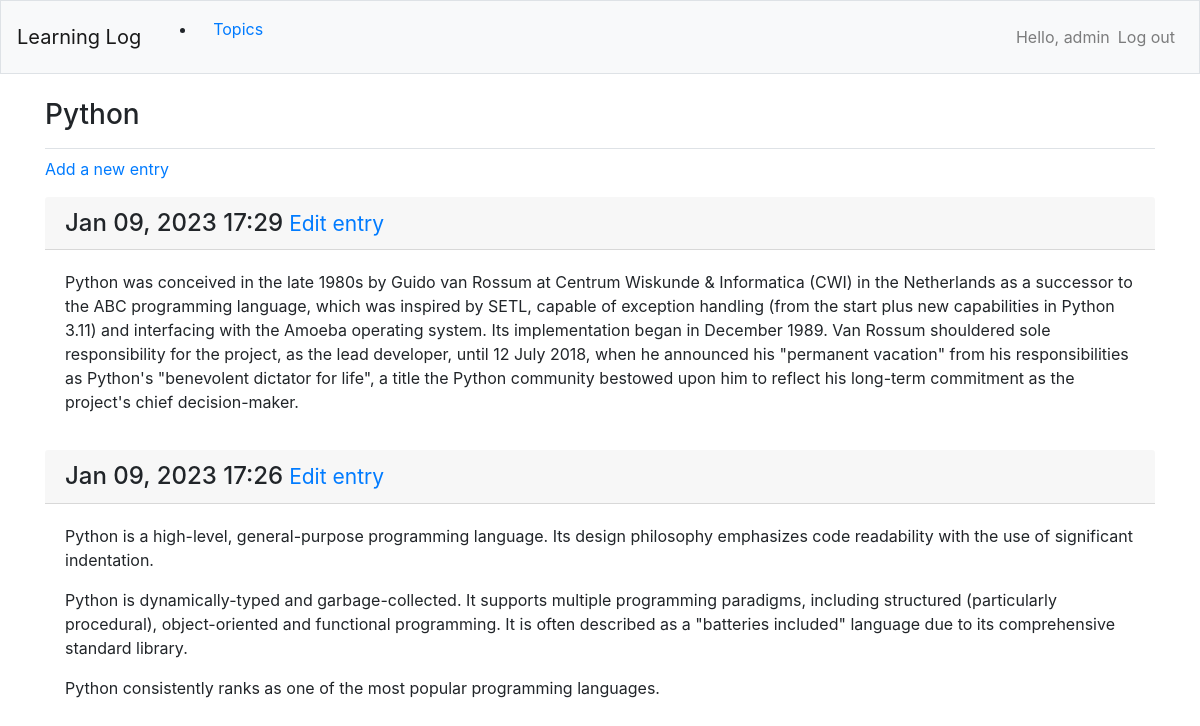
The page /topics/1/ (signed in) on the database its author committed.
### learning_logs/models.py (models this page shows, shortened)
class Topic(models.Model):
    text = models.CharField(max_length=400)
    date_added = models.DateTimeField(auto_now_add=True)
    owner = models.ForeignKey(User, on_delete=models.CASCADE)
    def __str__(self):
        return self.text

class Entry(models.Model):
    topic = models.ForeignKey(Topic, on_delete=models.CASCADE)
    text = models.TextField()
    date_added = models.DateTimeField(auto_now_add=True)
    class Meta:
        verbose_name_plural = 'entries'

### learning_logs/views.py (the view)
# urls.py: path('topics/<int:topic_id>/', views.topic, name='topic'),
@login_required()
def topic(request, topic_id):
    topic = Topic.objects.get(id=topic_id)
    if topic.owner != request.user:
        raise Http404
    entries = topic.entry_set.order_by('-date_added')
    context = {'topic': topic, 'entries': entries}
    return render(request, 'learning_logs/topic.html', context)

### learning_logs/templates/learning_logs/topic.html
{% extends "learning_logs/base.html" %}
{% block page_header %}
	<h3>{{ topic }}</h3>
{% endblock page_header %}
{% block content %}
<p>
	<a href = "{% url 'learning_logs:new_entry' topic.id %}">Add a new entry</a>
</p>
{% for entry in entries %}
	<div>
		<h4 class="card-header">{{ entry.date_added|date:'M d, Y H:i' }}<small><a href="{% url 'learning_logs:edit_entry' entry.id %}"> Edit entry</a></small></h4>
		<div class="card-body">{{ entry.text|linebreaks }}</div>
	</div>
{% empty %}
	<p>No entries for this topic have been added yet.</p>
{% endfor %}
{% endblock content %}

### learning_logs/templates/learning_logs/base.html (shortened to what this page needs)
{% load bootstrap4 %}
<!doctype html>
<html lang="en">
<head>
{% bootstrap_css %}
</head>
<body>
	<nav class="navbar navbar-expand-md navbar-light bg-light mb-4 border">
		<a class="navbar-brand" href="{% url 'learning_logs:index' %}">Learning Log</a>
	<div class="collapse navbar-collapse" id="navbarCollapse">
		<ul>
			<li class="nav-item">
				<a class="nav-link" href="{% url 'learning_logs:topics' %}">Topics</a>
			</li>
		</ul>
		<ul class="navbar-nav ml-auto">
			{% if user.is_authenticated %}
				<li class="nav-item">
					<span class="navbar-text">Hello, {{ user.username }}</span>
				</li>
				<li class="nav-item">
					<a class="nav-link" href="{% url 'users:logout' %}">Log out</a>
				</li>
			{% endif %}
		</ul>
	</div>
	</nav>
	<main role="main" class="container">
		<div class="pb-2 mb-2 border-bottom">
			{% block page_header %}{% endblock page_header %}
		</div>
		<div>
			{% block content %}{% endblock content %}
		</div>
	</main>
</body>
</html>

### rows shown on the page
Topic: text "Python"
Entry: date_added "Jan 09, 2023 17:29", text "Python was conceived in the late 1980s by Guido van Rossum at Centrum Wiskunde & Informatica (CWI) in the Netherlands as a successor to the ABC programming language, which was inspired by SETL, capable of exception handling (from the start plus new capabilities in Python 3.11) and interfacing with the Amoeba operating system. Its implementation began in December 1989. Van Rossum shouldered sole responsibility for the project, as the lead developer, until 12 July 2018, when he announced his \"permanent vacation\" from his responsibilities as Python's \"benevolent dictator for life\", a title the Python community bestowed upon him to reflect his long-term commitment as the project's chief…"
Entry: date_added "Jan 09, 2023 17:26", text "Python is a high-level, general-purpose programming language. Its design philosophy emphasizes code readability with the use of significant indentation. Python is dynamically-typed and garbage-collected. It supports multiple programming paradigms, including structured (particularly procedural), object-oriented and functional programming. It is often described as a \"batteries included\" language due to its comprehensive standard library. Python consistently ranks as one of the most popular programming languages."

### other values the page prints
{{ user.username }} "admin"
